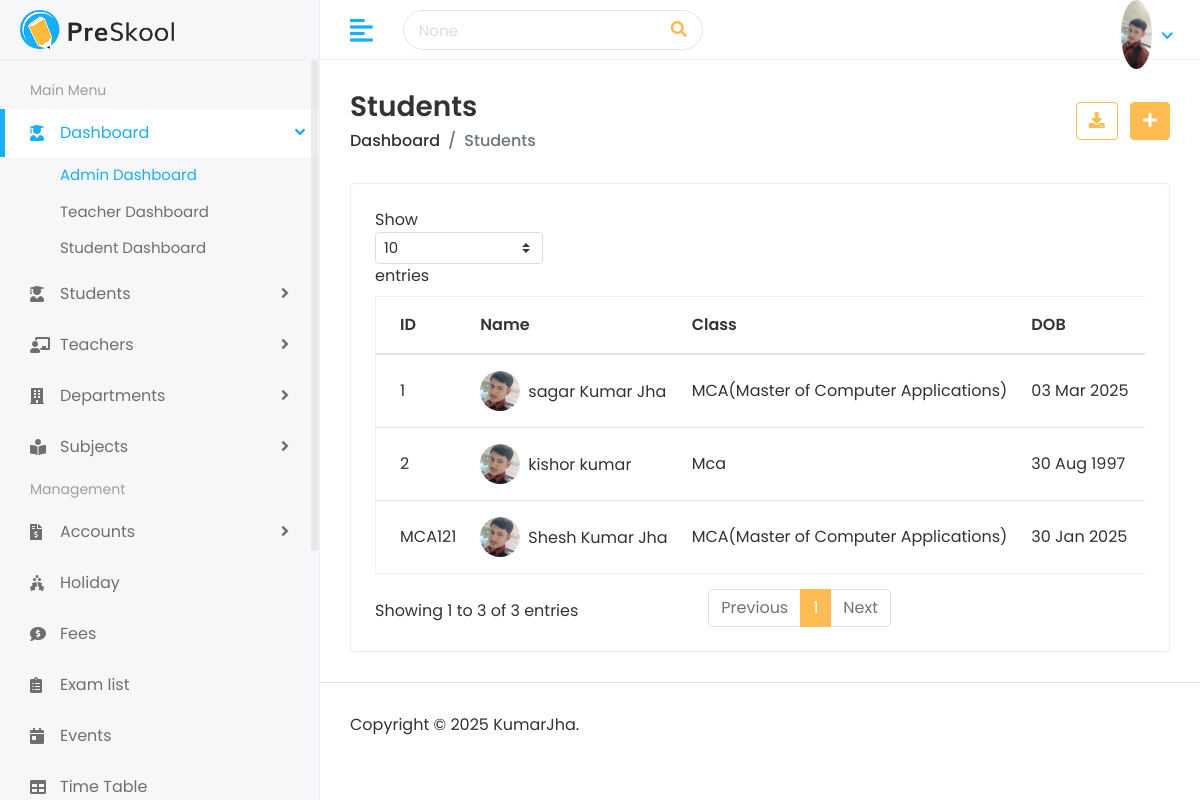
The page /student/ on the database its author committed.
### student/models.py (models this page shows, shortened)
class Student(models.Model):
    first_name = models.CharField(max_length=100)
    last_name = models.CharField(max_length=100)
    student_id = models.CharField(max_length=20)
    gender = models.CharField(max_length=10, choices=[('Male', 'Male'), ('Female', 'Female'), ('Others', 'Others')])
    date_of_birth = models.DateField()
    student_class = models.CharField(max_length=50)
    religion = models.CharField(max_length=50)
    joining_date = models.DateField()
    mobile_number = models.CharField(max_length=15)
    admission_number = models.CharField(max_length=20)
    section = models.CharField(max_length=10)
    student_image = models.ImageField(upload_to='students/', blank=True)
    parent = models.OneToOneField(Parent, on_delete=models.CASCADE)
    slug = models.SlugField(max_length=255, unique=True, blank=True)
    def __str__(self):
        return f"{self.first_name} {self.last_name} ({self.student_id})"

### student/views.py (the view)
# urls.py: path("", views.student_list, name='student_list'),
def student_list(request):
    query = request.GET.get('q')  # Capture the search query from GET request
    print("Query:", query)  # Debugging
    student_list = Student.objects.select_related('parent').all()
    if query:
        student_list = student_list.filter(
            Q(first_name__icontains=query) |
            Q(mobile_number__icontains=query) |
            Q(student_id__icontains=query)
        )
    print("Filtered Students:", student_list)  # Debugging
    context = {
        'student_list': student_list,
        'query': query  # Pass query back to template
    }
    return render(request, "Home/students/students.html", context)

### templates/Home/students/students.html (shortened to what this page needs)
{% extends 'Home/base.html' %}
{% load static %}
{% block body %}
         <div class="page-wrapper">
            <div class="content container-fluid">
               <div class="page-header">
                  <div class="row align-items-center">
                     <div class="col">
                        <h3 class="page-title">Students</h3>
                        <ul class="breadcrumb">
                           <li class="breadcrumb-item"><a href="">Dashboard</a></li>
                           <li class="breadcrumb-item active">Students</li>
                        </ul>
                     </div>
                     <div class="col-auto text-right float-right ml-auto">
                        <a href="#" class="btn btn-outline-primary mr-2"><i class="fas fa-download"></i></a>
                        <a href="{% url 'add_student' %}" class="btn btn-primary"><i class="fas fa-plus"></i></a>
                     </div>
                  </div>
               </div>
               <div class="row">
                  <div class="col-sm-12">
                     <div class="card card-table">
                        <div class="card-body">
                           <div class="table-responsive">
                              <table class="table table-hover table-center mb-0 datatable">
                                 <thead>
                                    <tr>
                                       <th>ID</th>
                                       <th>Name</th>
                                       <th>Class</th>
                                       <th>DOB</th>
                                       <th>Parent Name</th>
                                    </tr>
                                 </thead>
                                 <tbody>
                                    {% for student in student_list %}
                                    <tr>
                                       <td>{{ student.student_id}}</td>
                                       <td>
                                          <h2 class="table-avatar">
                                             <a href="{% url 'view_student' student.student_id %}" class="avatar avatar-sm mr-2"><img class="avatar-img rounded-circle" src="{% static 'assets/img/profiles/avatar-01.jpg' %}" alt="User Image"></a>
                                             <a href="{% url 'view_student' student.student_id %}">{{ student.first_name }} {{ student.last_name}}</a>
                                          </h2>
                                       </td>
                                       <td>{{ student.student_class }}</td>
                                       <td>{{ student.date_of_birth|date:"d M Y" }}</td>
                                       <td>{{ student.parent.father_name }} / {{ student.parent.mother_name }}</td>
                                    </tr>
                                    {% endfor %}
                                 </tbody>
                              </table>
                           </div>
                        </div>
                     </div>
                  </div>
               </div>
            </div>
            <footer>
               <p>Copyright © 2025 KumarJha.</p>
            </footer>
         </div>
      </div>
   </body>
</html>
{% endblock %}

### templates/Home/base.html (shortened to what this page needs)
{% load static %}
<!DOCTYPE html>
<html lang="en">
   <head>
      <link rel="stylesheet" href="{% static 'assets/plugins/bootstrap/css/bootstrap.min.css' %}">
      <link rel="stylesheet" href="{% static 'assets/plugins/fontawesome/css/fontawesome.min.css' %}">
      <link rel="stylesheet" href="{% static 'assets/plugins/fontawesome/css/all.min.css' %}">
      <link rel="stylesheet" href="{% static 'assets/css/style.css' %}">
   </head>
   <body>
      <div class="main-wrapper">
         <div class="header">
            <div class="header-left">
               <a href="{% url 'index' %}" class="logo">
               <img src="{% static 'assets/img/logo.png' %}" alt="Logo">
               </a>
            </div>
            <a href="javascript:void(0);" id="toggle_btn">
            <i class="fas fa-align-left"></i>
            </a>
            <div class="top-nav-search">
               <form action="{% url 'student_list' %}" method="GET">
                  <input type="text" class="form-control" placeholder="Search here" name="q" value="{{ query }}">
                  <button class="btn" type="submit"><i class="fas fa-search"></i></button>
              </form>
            </div>
            <ul class="nav user-menu">
               <li class="nav-item dropdown noti-dropdown">
                  <a href="#" class="dropdown-toggle nav-link" data-toggle="dropdown">
                  </a>
               </li>
               <li class="nav-item dropdown has-arrow">
                  <a href="#" class="dropdown-toggle nav-link" data-toggle="dropdown">
                  <span class="user-img"><img class="rounded-circle" src="{% static 'assets/img/profiles/avatar-01.jpg' %}" width="31" alt="KumarJha"></span>
                  </a>
               </li>
            </ul>
         </div>
         <div class="sidebar" id="sidebar">
            <div class="sidebar-inner slimscroll">
               <div id="sidebar-menu" class="sidebar-menu">
                  <ul>
                     <li class="menu-title">
                        <span>Main Menu</span>
                     </li>
                     <li class="submenu active">
                        <a href="#"><i class="fas fa-user-graduate"></i> <span> Dashboard</span> <span class="menu-arrow"></span></a>
                        <ul>
                           <li><a href="{% url 'index' %}" class="active">Admin Dashboard</a></li>
                           <li><a href="{% url 'teacher_dashboard' %}">Teacher Dashboard</a></li>
                           <li><a href="{% url 'student_dashboard' %}">Student Dashboard</a></li>
                        </ul>
                     </li>
                     <li class="submenu">
                        <a href="{% url 'student_dashboard' %}"><i class="fas fa-user-graduate"></i> <span> Students</span> <span class="menu-arrow"></span></a>
                     </li>
                     <li class="submenu">
                        <a href="{% url 'teacher_dashboard' %}"><i class="fas fa-chalkboard-teacher"></i> <span> Teachers</span> <span class="menu-arrow"></span></a>
                     </li>
                     <li class="submenu">
                        <a href="#"><i class="fas fa-building"></i> <span> Departments</span> <span class="menu-arrow"></span></a>
                     </li>
                     <li class="submenu">
                        <a href="#"><i class="fas fa-book-reader"></i> <span> Subjects</span> <span class="menu-arrow"></span></a>
                     </li>
                     <li class="menu-title">
                        <span>Management</span>
                     </li>
                     <li class="submenu">
                        <a href="#"><i class="fas fa-file-invoice-dollar"></i> <span> Accounts</span> <span class="menu-arrow"></span></a>
                     </li>
                     <li>
                        <a href="{% url 'holiday_list' %}"><i class="fas fa-holly-berry"></i> <span>Holiday</span></a>
                     </li>
                     <li>
                        <a href="{% url 'fees' %}"><i class="fas fa-comment-dollar"></i> <span>Fees</span></a>
                     </li>
                     <li>
                        <a href="{% url 'exam_list' %}"><i class="fas fa-clipboard-list"></i> <span>Exam list</span></a>
                     </li>
                     <li>
                        <a href="{% url 'event_list' %}"><i class="fas fa-calendar-day"></i> <span>Events</span></a>
                     </li>
                     <li>
                        <a href="{% url 'timetable_list' %}"><i class="fas fa-table"></i> <span>Time Table</span></a>
                     </li>
                  </ul>
               </div>
            </div>
         </div>
         {% block body %}
         {% endblock %}
  </body>
  </html>

### rows shown on the page
Student: student_id "MCA121", first_name "Shesh Kumar", last_name "Jha", student_class "MCA(Master of Computer Applications)", date_of_birth "30 Jan 2025"
Student: student_id "2", first_name "kishor", last_name "kumar", student_class "Mca", date_of_birth "30 Aug 1997"
Student: student_id "1", first_name "sagar", last_name "Kumar Jha", student_class "MCA(Master of Computer Applications)", date_of_birth "03 Mar 2025"
